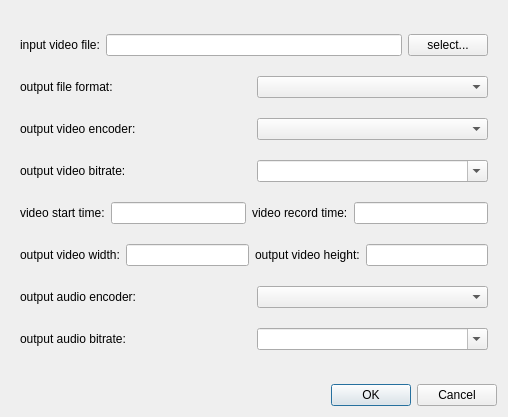
<?xml version="1.0" encoding="UTF-8"?>
<ui version="4.0">
 <class>VideoConverterDialog</class>
 <widget class="QDialog" name="VideoConverterDialog">
  <property name="geometry">
   <rect>
    <x>0</x>
    <y>0</y>
    <width>508</width>
    <height>417</height>
   </rect>
  </property>
  <property name="windowTitle">
   <string>Dialog</string>
  </property>
  <layout class="QVBoxLayout" name="verticalLayout">
   <item>
    <widget class="QLabel" name="imageHolder">
     <property name="text">
      <string/>
     </property>
     <layout class="QVBoxLayout" name="imageHolderContentLayout">
      <item>
       <layout class="QHBoxLayout" name="inputFileLayout">
        <item>
         <widget class="QLabel" name="inputFileLabel">
          <property name="text">
           <string>input video file:</string>
          </property>
         </widget>
        </item>
        <item>
         <widget class="QLineEdit" name="inputFilePath">
          <property name="text">
           <string></string>
          </property>
         </widget>
        </item>
        <item>
         <widget class="QPushButton" name="inputFileButton">
          <property name="text">
           <string>select...</string>
          </property>
         </widget>
        </item>
       </layout>
      </item>
      <item>
       <layout class="QHBoxLayout" name="fileFormatLayout">
        <item>
         <widget class="QLabel" name="fileFormatLabel">
          <property name="text">
           <string>output file format:</string>
          </property>
         </widget>
        </item>
        <item>
         <widget class="QComboBox" name="fileFormatCombo">
          <property name="editable">
           <bool>false</bool>
          </property>
         </widget>
        </item>
       </layout>
      </item>
      <item>
       <layout class="QHBoxLayout" name="videoEncoderLayout">
        <item>
         <widget class="QLabel" name="videoEncoderLabel">
          <property name="text">
           <string>output video encoder:</string>
          </property>
         </widget>
        </item>
        <item>
         <widget class="QComboBox" name="videoEncoderCombo">
          <property name="editable">
           <bool>false</bool>
          </property>
         </widget>
        </item>
       </layout>
      </item>
      <item>
       <layout class="QHBoxLayout" name="videoBitrateLayout">
        <item>
         <widget class="QLabel" name="videoBitrateLabel">
          <property name="text">
           <string>output video bitrate:</string>
          </property>
         </widget>
        </item>
        <item>
         <widget class="QComboBox" name="videoBitrateCombo">
          <property name="editable">
           <bool>true</bool>
          </property>
         </widget>
        </item>
       </layout>
      </item>
      <item>
       <layout class="QHBoxLayout" name="videoTimeLayout">
        <item>
         <widget class="QLabel" name="videoStartTimeLabel">
          <property name="text">
           <string>video start time:</string>
          </property>
         </widget>
        </item>
        <item>
         <widget class="QLineEdit" name="videoStartTime">
          <property name="text">
           <string></string>
          </property>
         </widget>
        </item>
        <item>
         <widget class="QLabel" name="videoRecordTimeLabel">
          <property name="text">
           <string>video record time:</string>
          </property>
         </widget>
        </item>
        <item>
         <widget class="QLineEdit" name="videoRecordTime">
          <property name="text">
           <string></string>
          </property>
         </widget>
        </item>
       </layout>
      </item>
      <item>
       <layout class="QHBoxLayout" name="videoSizeLayout">
        <item>
         <widget class="QLabel" name="videoWidthLabel">
          <property name="text">
           <string>output video width:</string>
          </property>
         </widget>
        </item>
        <item>
         <widget class="QLineEdit" name="videoWidth">
          <property name="text">
           <string></string>
          </property>
         </widget>
        </item>
        <item>
         <widget class="QLabel" name="videoHeightLabel">
          <property name="text">
           <string>output video height:</string>
          </property>
         </widget>
        </item>
        <item>
         <widget class="QLineEdit" name="videoHeight">
          <property name="text">
           <string></string>
          </property>
         </widget>
        </item>
       </layout>
      </item>
      <item>
       <layout class="QHBoxLayout" name="audioEncoderLayout">
        <item>
         <widget class="QLabel" name="audioEncoderLabel">
          <property name="text">
           <string>output audio encoder:</string>
          </property>
         </widget>
        </item>
        <item>
         <widget class="QComboBox" name="audioEncoderCombo">
          <property name="editable">
           <bool>false</bool>
          </property>
         </widget>
        </item>
       </layout>
      </item>
      <item>
       <layout class="QHBoxLayout" name="audioBitrateLayout">
        <item>
         <widget class="QLabel" name="audioBitrateLabel">
          <property name="text">
           <string>output audio bitrate:</string>
          </property>
         </widget>
        </item>
        <item>
         <widget class="QComboBox" name="audioBitrateCombo">
          <property name="editable">
           <bool>true</bool>
          </property>
         </widget>
        </item>
       </layout>
      </item>
     </layout>
    </widget>
   </item>
   <item>
    <widget class="QDialogButtonBox" name="buttonBox">
     <property name="orientation">
      <enum>Qt::Horizontal</enum>
     </property>
     <property name="standardButtons">
      <set>QDialogButtonBox::Cancel|QDialogButtonBox::Ok</set>
     </property>
    </widget>
   </item>
  </layout>
 </widget>
 <resources/>
 <connections>
  <connection>
   <sender>buttonBox</sender>
   <signal>accepted()</signal>
   <receiver>VideoConverterDialog</receiver>
   <slot>accept()</slot>
   <hints>
    <hint type="sourcelabel">
     <x>248</x>
     <y>254</y>
    </hint>
    <hint type="destinationlabel">
     <x>157</x>
     <y>274</y>
    </hint>
   </hints>
  </connection>
  <connection>
   <sender>buttonBox</sender>
   <signal>rejected()</signal>
   <receiver>VideoConverterDialog</receiver>
   <slot>reject()</slot>
   <hints>
    <hint type="sourcelabel">
     <x>316</x>
     <y>260</y>
    </hint>
    <hint type="destinationlabel">
     <x>286</x>
     <y>274</y>
    </hint>
   </hints>
  </connection>
 </connections>
</ui>
